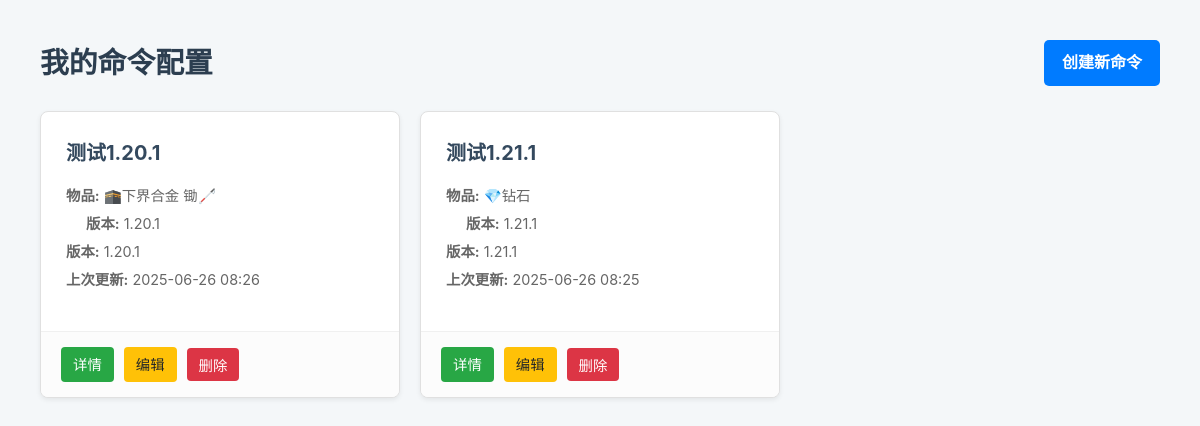
The app's page /MC_command/ (signed in), older data.
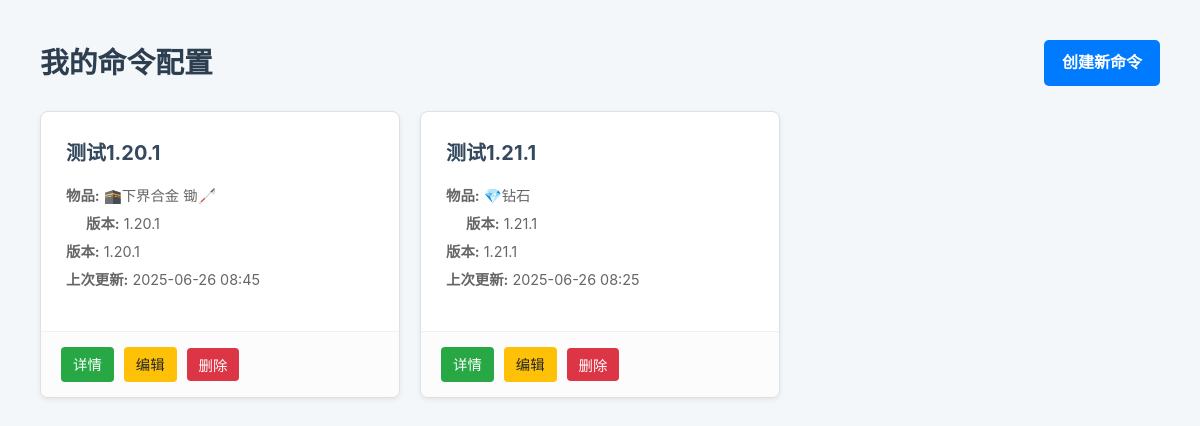
The same page, newer data.
### MC_command/models.py (models this page shows, shortened)
class GeneratedCommand(models.Model):
    user = models.ForeignKey(User, on_delete=models.CASCADE, related_name="commands")
    title = models.CharField(max_length=100, help_text="为这个命令配置起一个名字，方便查找")
    target_version = models.ForeignKey(MinecraftVersion, on_delete=models.PROTECT, help_text="命令生成的目标 Minecraft 版本")
    material = models.ForeignKey(Material, on_delete=models.PROTECT, null=True, blank=True, help_text="物品的材质")
    item_type = models.ForeignKey(ItemType, on_delete=models.PROTECT, null=True, blank=True, help_text="物品的基础类型")
    custom_name = models.CharField(max_length=255, blank=True, null=True, help_text="物品在游戏中的自定义名称 (支持JSON文本)")
    lore = models.TextField(blank=True, null=True, help_text="物品的描述文字 (支持JSON文本), 每行用 \\n 分隔")
    count = models.PositiveIntegerField(default=1)
    created_at = models.DateTimeField(auto_now_add=True)
    updated_at = models.DateTimeField(auto_now=True)
    @property
    def item_name(self):
        material_dn = self.material.display_name if self.material else ""
        type_dn = self.item_type.display_name if self.item_type else ""
        if material_dn and type_dn:
            return f"{material_dn} {type_dn}"
        return material_dn or type_dn
    class Meta:
        verbose_name = "物品配置"
        verbose_name_plural = "<0>完整物品配置"

class Material(models.Model):
    system_name = models.CharField(max_length=50, unique=True, help_text="系统内部名称, e.g., 'diamond'"
                                   ,
        null=True,  # 允许数据库中的值为 NULL
        blank=True  # 允许在表单中该字段为空
        )
    display_name = models.CharField(
        max_length=50,
        help_text="用于显示的名称, e.g., '钻石'",
        null=True,  # 允许数据库中的值为 NULL
        blank=True  # 允许在表单中该字段为空
    )
    class Meta:
        verbose_name = "材质"
        verbose_name_plural = "<💎>材质"
        ordering = ['display_name']

class ItemType(models.Model):
    system_name = models.CharField(max_length=50, unique=True, help_text="系统内部名称, e.g., 'sword'",
        null=True,  # 允许数据库中的值为 NULL
        blank=True  # 允许在表单中该字段为空
    )
    display_name = models.CharField(
        max_length=50,
        help_text="用于显示的名称, e.g., '剑'",
        null=True,  # 允许数据库中的值为 NULL
        blank=True  # 允许在表单中该字段为空
    )
    function_type = models.CharField(
        max_length=50, help_text="物品的功能分类",
        choices=[
            ('all', '普通物品'),
            ('spawn_egg', '生成蛋'),
            ('potion', '药水(箭/食物)'),
            ('written_book', '成书'),
            ('firework', '烟花火箭'),
        ],default='all', verbose_name="功能类型"
    )
    class Meta:
        verbose_name = "物品类型"
        verbose_name_plural = "<🗡>物品类型"
        ordering = ['display_name']

class MinecraftVersion(models.Model):
    version_number = models.CharField(max_length=20, unique=True, help_text="例如 '1.20.1' 或 '1.21.4'")
    ordering_id = models.PositiveIntegerField(unique=True, help_text="用于排序和比较的版本整数ID, 例如 12001 代表 1.20.1")
    class Meta:
        ordering = ['ordering_id']
        verbose_name = "版本"
        verbose_name_plural = "<1>版本"

### MC_command/views.py (the view)
# urls.py: path("", views.index, name="index"),
@login_required
def index(request):
    command_list = GeneratedCommand.objects.filter(user=request.user).order_by("-updated_at")
    context = {
        'command_list': command_list,
    }
    return render(request, 'MC_command/index.html', context)

### MC_command/templates/MC_command/index.html (shortened to what this page needs)
{% extends 'MC_command/base.html' %}
{% block content %}
    <div class="header">
        <h1>我的命令配置</h1>
        <a href="{% url 'MC_command:create' %}" class="btn">创建新命令</a>
    </div>
    <div class="card-grid">
        {% for command in command_list %}
            <div class="command-card">
                <div class="card-body">
                    <h3><a href="{% url 'MC_command:detail' command.id %}">{{ command.title }}</a></h3>
                    <div class="card-meta">
                        <span><strong>物品:</strong> {{ command.item_name }}</span>  <span style="margin-left: 20px;"><strong>版本:</strong> {{ command.target_version.version_number }}</span>
                        <span><strong>版本:</strong> {{ command.target_version.version_number }}</span>
                        <span><strong>上次更新:</strong> {{ command.updated_at|date:"Y-m-d H:i" }}</span>
                    </div>
                </div>
                <div class="card-footer">
                    <a href="{% url 'MC_command:detail' command.id %}" class="action-btn btn-view">详情</a>
                    <a href="{% url 'MC_command:edit' command.id %}" class="action-btn btn-edit">编辑</a>
                    <form action="{% url 'MC_command:delete' command.id %}" method="post" onsubmit="return confirm('您确定要删除此配置吗？');" style="margin: 0;">
                        <button type="submit" class="action-btn btn-delete">删除</button>
                    </form>
                </div>
            </div>
        {% empty %}
            <div class="empty-state">
                <h2>列表为空</h2>
                <p>您还没有创建任何命令配置。点击右上角的“创建新命令”开始吧！</p>
            </div>
        {% endfor %}
    </div>
{% endblock %}

Row changes from the older to the newer data that the page shows:
changed GeneratedCommand "测试1.20.1": updated_at "2025-06-26 08:26" → "2025-06-26 08:45"
